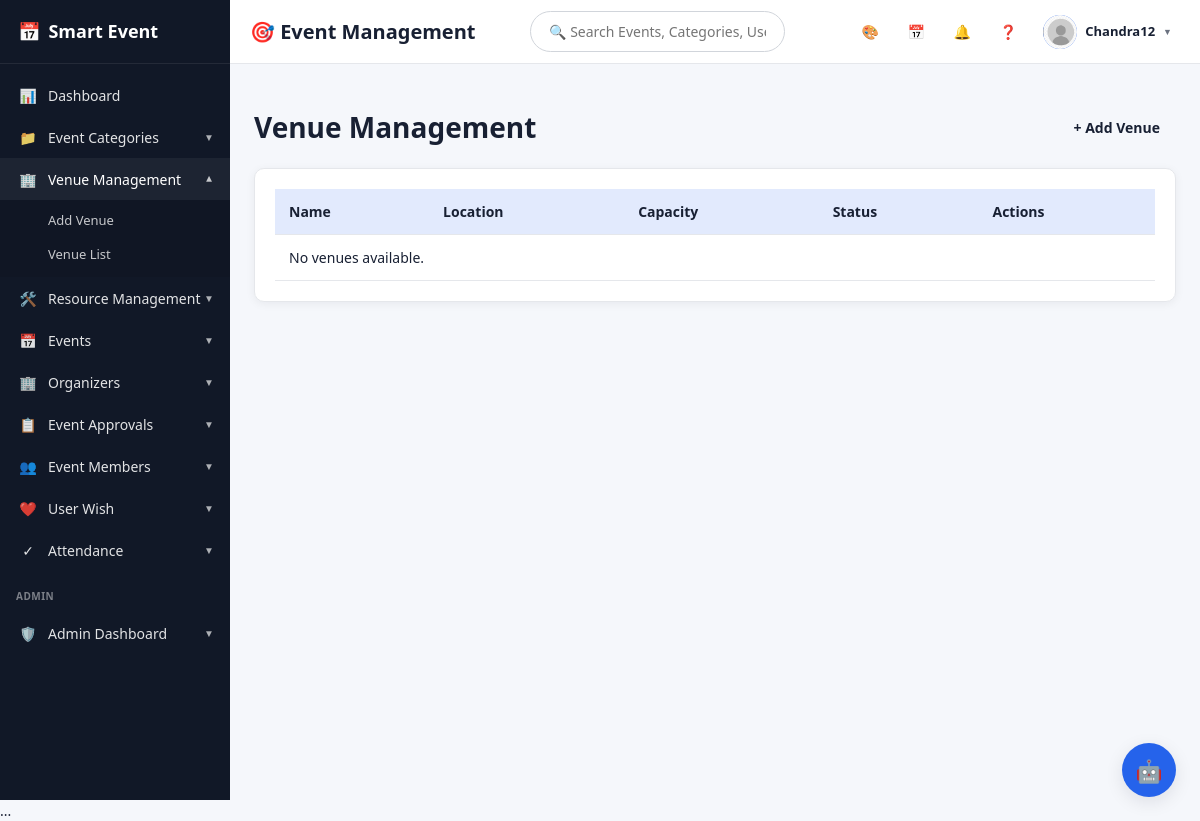
/venues/ (signed in), run on an earlier commit of the app's database.
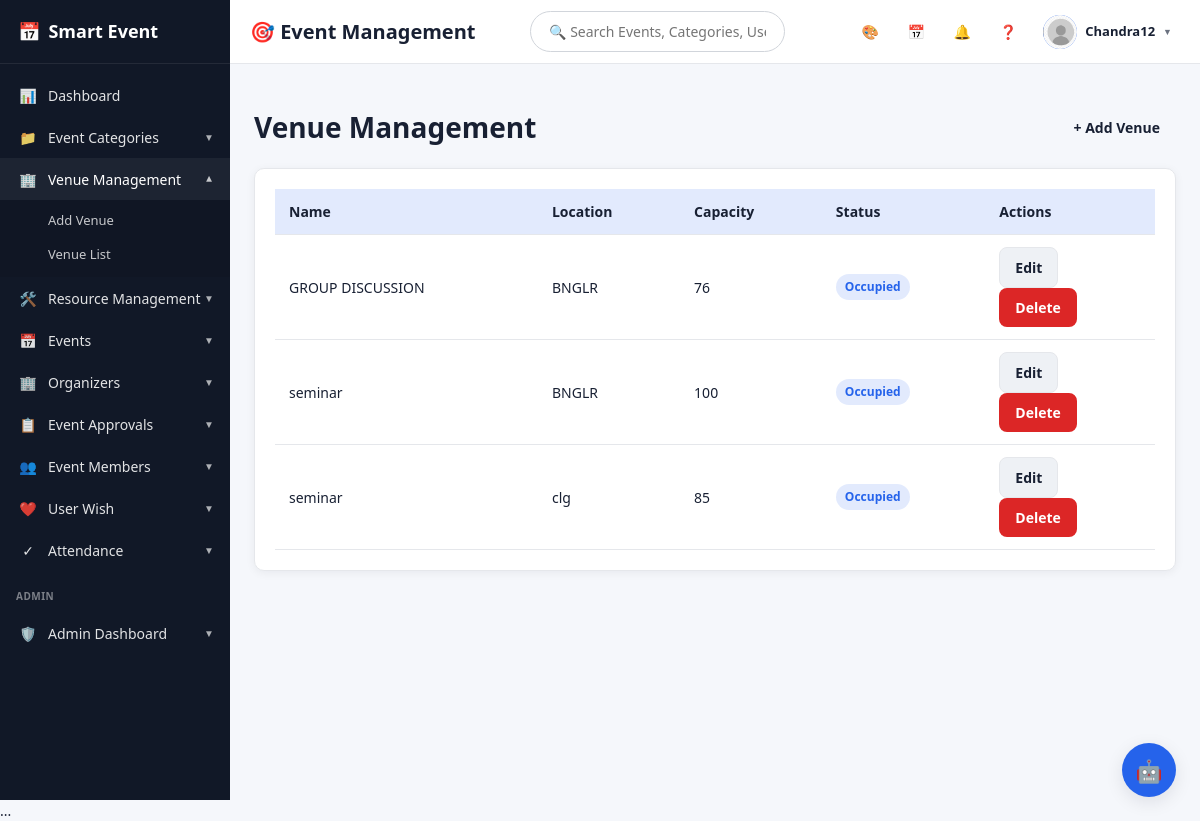
And on a later commit of the database.
### events/models.py (models this page shows, shortened)
class Venue(models.Model):
    name = models.CharField(
        max_length=200
    )
    location = models.CharField(
        max_length=255
    )
    capacity = models.PositiveIntegerField()
    description = models.TextField(
        blank=True
    )
    is_available = models.BooleanField(
        default=True
    )
    created_at = models.DateTimeField(
        auto_now_add=True
    )

### events/views.py (the view)
@login_required
def venue_list(request):
    venues = Venue.objects.all().order_by("name")
    return render(
        request,
        "events/venue_list.html",
        {
            "venues": venues
        }
    )

### templates/events/venue_list.html (shortened to what this page needs)
{% extends 'base.html' %}
{% block content %}
<div class="actions">
    <h1 style="margin-right:auto">
        Venue Management
    </h1>
    <a href="{% url 'venue_create' %}" class="btn">
        + Add Venue
    </a>
</div>
<div class="card">
    <table>
        <thead>
            <tr>
                <th>Name</th>
                <th>Location</th>
                <th>Capacity</th>
                <th>Status</th>
                <th>Actions</th>
            </tr>
        </thead>
        <tbody>
        {% for venue in venues %}
            <tr>
                <td>{{ venue.name }}</td>
                <td>{{ venue.location }}</td>
                <td>{{ venue.capacity }}</td>
                <td>
                    {% if venue.is_available %}
                        <span class="badge success">
                            Available
                        </span>
                    {% else %}
                        <span class="badge danger">
                            Occupied
                        </span>
                    {% endif %}
                </td>
                <td>
                    <a
                        href="{% url 'venue_edit' venue.pk %}"
                        class="btn secondary">
                        Edit
                    </a>
                    <form
                        method="post"
                        action="{% url 'venue_delete' venue.pk %}"
                        class="inline">
                        <button class="btn danger">
                            Delete
                        </button>
                    </form>
                </td>
            </tr>
        {% empty %}
            <tr>
                <td colspan="5">
                    No venues available.
                </td>
            </tr>
        {% endfor %}
        </tbody>
    </table>
</div>
{% endblock %}

What changed in the data, as far as the page shows it:
added Venue: name "GROUP DISCUSSION", location "BNGLR", capacity "76", is_available "Occupied"
added Venue: name "seminar", location "BNGLR", capacity "100", is_available "Occupied"
added Venue: name "seminar", location "clg", capacity "85", is_available "Occupied"
Also different on the page:
text no longer shown: "No venues available."
